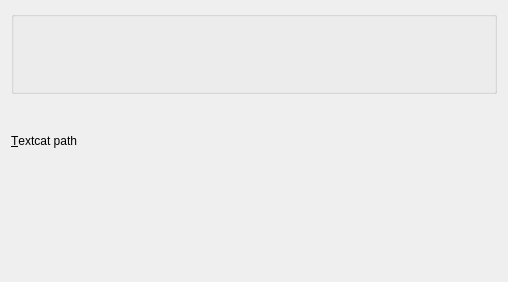
<ui version="4.0" >
 <class>EncodingGuessing</class>
 <widget class="QWidget" name="EncodingGuessing" >
  <property name="geometry" >
   <rect>
    <x>0</x>
    <y>0</y>
    <width>508</width>
    <height>282</height>
   </rect>
  </property>
  <property name="windowTitle" >
   <string>Form</string>
  </property>
  <layout class="QVBoxLayout" name="verticalLayout" >
   <item>
    <widget class="KEditListBox" name="kcfg_language_encoding_pref" />
   </item>
   <item>
    <widget class="QLabel" name="label" >
     <property name="text" >
      <string>&amp;Textcat path</string>
     </property>
     <property name="buddy" >
      <cstring>kcfg_textcat_LM_path</cstring>
     </property>
    </widget>
   </item>
   <item>
    <widget class="KUrlRequester" name="kcfg_textcat_LM_path" />
   </item>
   <item>
    <layout class="QVBoxLayout" name="_2" />
   </item>
  </layout>
 </widget>
 <customwidgets>
  <customwidget>
   <class>KEditListBox</class>
   <extends>QGroupBox</extends>
   <header>keditlistbox.h</header>
  </customwidget>
  <customwidget>
   <class>KUrlRequester</class>
   <extends>QFrame</extends>
   <header>kurlrequester.h</header>
  </customwidget>
 </customwidgets>
 <resources/>
 <connections/>
</ui>
